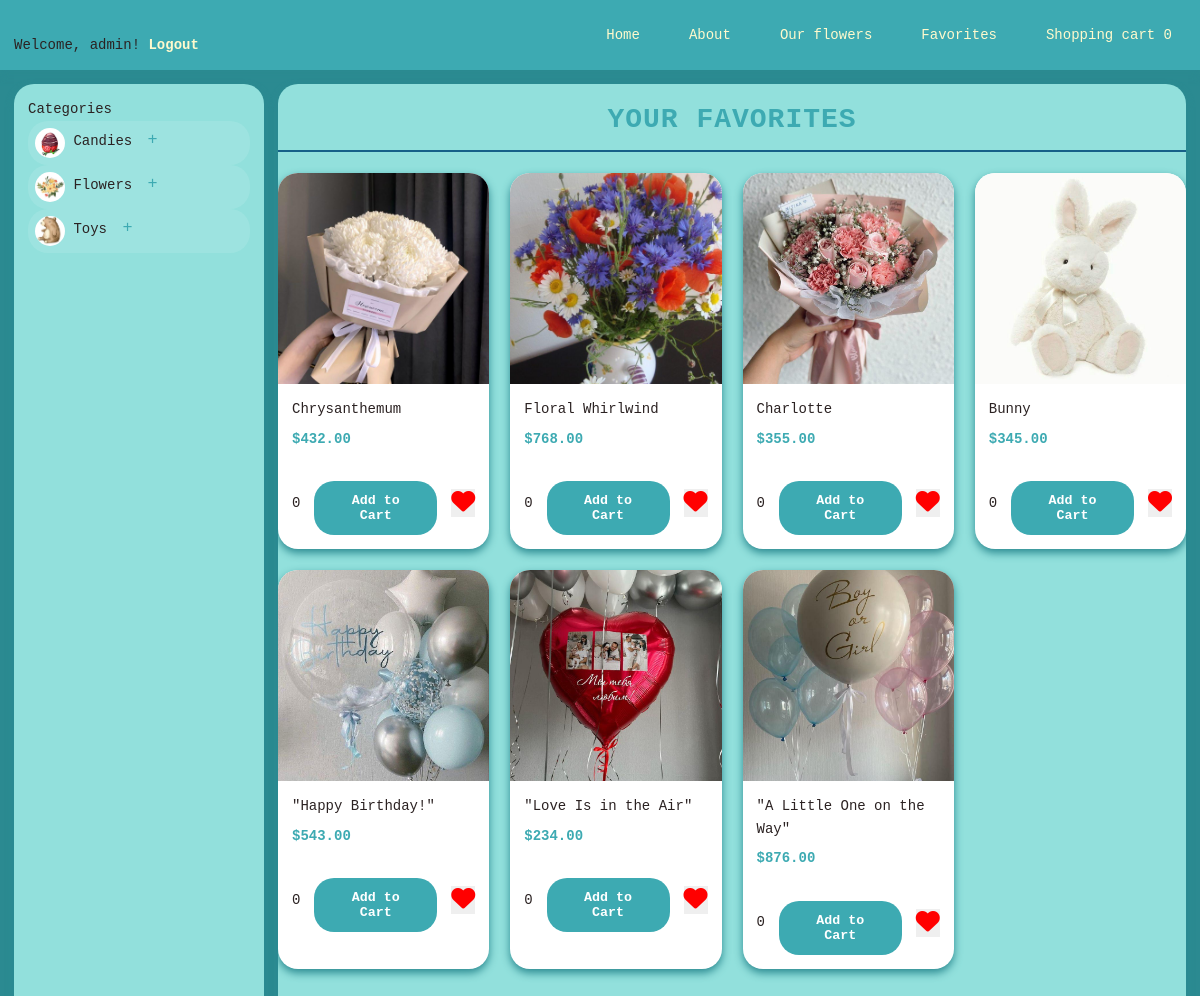
The page /favorites/ (signed in) on the database its author committed.
### products/models.py (models this page shows, shortened)
class Category(models.Model):
    name = models.CharField(max_length=100, verbose_name='Category Name')
    description = models.TextField(blank=True, verbose_name='Category Description')
    image = models.ImageField(
        upload_to='category/',
        blank=True,
        verbose_name='Category Image'
    )
    class Meta:
        verbose_name = 'Category'
        verbose_name_plural = 'Categories'
        ordering = ['name']

class Product(models.Model):
    name = models.CharField(max_length=255, verbose_name='Product Name')
    subcategory = models.ForeignKey(SubCategory, on_delete=models.CASCADE,
                                   related_name='products', verbose_name='Subcategory')
    description = models.TextField(blank=True, verbose_name='Product Description')
    price = models.DecimalField(max_digits=10, decimal_places=2, verbose_name='Price')
    quantity = models.PositiveIntegerField(default=0, verbose_name='Quantity in Stock')
    image = models.ImageField(
        upload_to='products/',
        blank=True,
        verbose_name='Product Image'
    )
    available = models.BooleanField(default=True, verbose_name='Available')
    class Meta:
        verbose_name = 'Product'
        verbose_name_plural = 'Products'
        ordering = ['name']

### favorites/models.py (models this page shows, shortened)
class Favorite(models.Model):
    user = models.ForeignKey(User, on_delete=models.CASCADE, related_name='favorites')
    product = models.ForeignKey(Product, on_delete=models.CASCADE, related_name='favorites')
    class Meta:
        unique_together = ('user', 'product')

### favorites/views.py (the view)
# urls.py: path('', favorite_list, name='favorites'),
@login_required
def favorite_list(request):
    favorites = Favorite.objects.filter(user=request.user)
    cart_items = {}
    if request.user.is_authenticated:
        cart, created = Cart.objects.get_or_create(user=request.user)
        cart_items = {item.product.id: item.quantity for item in cart.items.all()}
    return render(request, 'favorites/favorite_list.html', {
        'favorites': favorites,
        'cart_items': cart_items,
        'favorite_products': Favorite.objects.filter(user=request.user).values_list('product', flat=True)
    })

### carts/templatetags/cart_filters.py (called while the page is built)
@register.filter
def get_item(dictionary, key):
    return dictionary.get(str(key), 0)

### products/context_processors.py (called while the page is built)
def categories(request):
    return {
        'categories': Category.objects.prefetch_related('subcategories').all()
    }

### templates/favorites/favorite_list.html (shortened to what this page needs)
{% extends 'home/layout.html' %}
{% load cart_filters %}
{% block content %}
<div class="favorites-page">
    <div class="page-header">
        <h1 class="page-title">Your Favorites</h1>
    </div>
    <div class="favorites-grid">
        {% if favorites %}
            {% for favorite in favorites %}
            <div class="favorite-card">
                <div class="favorite-image-container">
                    {% if favorite.product.image %}
                    <img src="{{ favorite.product.image.url }}" alt="{{ favorite.product.name }}" class="favorite-image" />
                    {% else %}
                    <div class="no-image">No image available</div>
                    {% endif %}
                </div>
                <div class="favorite-info">
                    <h2 class="favorite-name">{{ favorite.product.name }}</h2>
                    <p class="favorite-price">${{ favorite.product.price }}</p>
                    {% if user.is_authenticated %}
                    <div class="product-actions">
                        <span id="cart-item-{{ favorite.product.id }}">
                            {{ cart_items|get_item:favorite.product.id|default:0 }}
                        </span>
                        <button class="add-to-cart-btn" data-product-id="{{ favorite.product.id }}" data-url="{% url 'add_to_cart' %}">
                            Add to Cart
                        </button>
                        <button class="favorite-btn" data-product-id="{{ favorite.product.id }}">
                            <i class="{% if favorite.product.id in favorite_products %}fas fa-heart red{% else %}far fa-heart{% endif %}"></i>
                        </button>
                    </div>
                    {% endif %}
                </div>
            </div>
            {% endfor %}
        {% else %}
            <p class="no-favorites">No favorites yet.</p>
        {% endif %}
    </div>
</div>
{% endblock %}

### templates/home/layout.html (shortened to what this page needs)
{% load static %}
{% load cart_filters %}
<!DOCTYPE html>
<html lang="en">
    <head>
        <link rel="stylesheet" href="{% static 'home/css/reset.css' %}">
        <link rel="stylesheet" href="{% static 'home/css/layout.css' %}">
        <link rel="stylesheet" href="https://cdnjs.cloudflare.com/ajax/libs/font-awesome/6.0.0-beta3/css/all.min.css">
    </head>
    <body>
        <header class="header">
            <nav class="nav">
                <div class="auth-links">
                    {% if user.is_authenticated %}
                    <p class="welcome-msg">Welcome, <span class="username">{{ user.username }}</span>! <a
                            href="{% url 'users:logout' %}" class="auth-link">Logout</a></p>
                    {% else %}
                    <p class="auth-options">
                        <a href="{% url 'users:login' %}" class="auth-link">Login</a> |
                        <a href="{% url 'users:registration' %}" class="auth-link">Register</a>
                    </p>
                    {% endif %}
                </div>
                <div class="nav-links">
                    <div class="nav-item">
                        <a href="{% url '' %}" class="nav-link">Home</a>
                    </div>
                    <div class="nav-item">
                        <a href="{% url 'about' %}" class="nav-link">About</a>
                    </div>
                    <div class="nav-item">
                        <a href="{% url 'products' %}" class="nav-link">Our flowers</a>
                    </div>
                    {% if user.is_authenticated %}
                    <div class="nav-item">
                        <a href="{% url 'favorites' %}" class="nav-link">Favorites</a>
                    </div>
                    {% if user.is_authenticated %}
                    <div class="nav-item">
                        <a href="{% url 'cart' %}" class="nav-link">Shopping cart
                            <span id="cart-total-items" class="cart-count">
                                {% if cart_total_items %}{{ cart_total_items }}{% else %}0{% endif %}
                            </span>
                        </a>
                    </div>
                    {% endif %}
                    {% endif %}
                </div>
            </nav>
        </header>
        <div class="main-wrapper">
            <aside class="sidebar">
                <div class="categories">
                    <h3 class="categories-title">Categories</h3>
                    <ul class="categories-list">
                        {% for category in categories %}
                        <li class="category-item">
                            <div class="category-header">
                                {% if category.image %}
                                <img class="category-image" src="{{ category.image.url }}" alt="{{ category.name }}" />
                                {% endif %}
                                <a href="{% url 'category_view' category.id %}" class="category-link">{{ category.name}}</a>
                                {% if category.subcategories.all %}
                                <button class="toggle-subcategories">+</button>
                                {% endif %}
                            </div>
                        </li>
                        {% endfor %}
                    </ul>
                </div>
            </aside>
            <main class="main-content">
                {% block content %}
                {% endblock %}
            </main>
        </div>
    </body>
</html>

### static/home/css/layout.css (style rules this page uses)
:root { --primary-color: #3daab2; --secondary-color: #166088; --accent-color: #92e0dc; --background-color: #2b8a91; --text-color: #2b2222; --light-text: lemonchiffon; --border-radius: 20px; --box-shadow: 0 4px 8px #2b8a91; --transition: all 0.3s ease; --error: #d45d79; }
body { font-family:'Courier New', Courier, monospace; color: var(--text-color); background-color: var(--background-color); margin: 0; padding: 0; line-height: 1.6; display: flex; flex-direction: column; min-height: 100vh; }
.header { background-color: var(--primary-color); padding: 1rem; box-shadow: var(--box-shadow); }
.nav { display: flex; justify-content: space-between; align-items: center; flex-wrap: wrap; }
.auth-links { margin-top: 20px; text-align: center; }
.auth-link { color: var(--light-text); text-decoration: none; font-weight: bold; transition: var(--transition); }
.nav-links { display: flex; gap: 1.5rem; }
.nav-link { color: var(--light-text); text-decoration: none; padding: 0.5rem 1rem; border-radius: var(--border-radius); transition: var(--transition); }
.page-title { font-size: 2rem; font-weight: bold; color: var(--primary-color); margin-bottom: 1.5rem; padding-bottom: 0.5rem; border-bottom: 2px solid var(--secondary-color); text-align: center; text-transform: uppercase; letter-spacing: 1px; margin-top: 1rem; }
.main-wrapper { display: flex; flex: 1; gap: 1rem; padding: 1rem; }
.sidebar { width: 250px; background-color: var(--accent-color); border-radius: var(--border-radius); box-shadow: var(--box-shadow); padding: 1rem; position: sticky; top: 1rem; height: calc(100vh - 2rem); overflow-y: auto; flex-shrink: 0; }
.main-content { flex: 1; background-color: var(--accent-color); border-radius: var(--border-radius); box-shadow: var(--box-shadow); overflow-y: auto; height: calc(100vh - 2rem); }
.favorites-grid { display: grid; grid-template-columns: repeat(auto-fill, minmax(200px, 1fr)); gap: 1.5rem; }
.favorite-card { background-color: white; border-radius: var(--border-radius); box-shadow: var(--box-shadow); overflow: hidden; transition: var(--transition); }
.favorite-image-container { width: 100%; padding-top: 100%; position: relative; overflow: hidden; }
.favorite-image { position: absolute; top: 0; left: 0; width: 100%; height: 100%; object-fit: cover; }
.favorite-info { padding: 1rem; }
.favorite-name { margin: 0 0 0.5rem 0; font-size: 1rem; color: var(--text-color); }
.favorite-price { margin: 0; font-weight: bold; color: var(--primary-color); }
.favorite-btn { text-decoration: none; color: #ccc; font-size: 24px; transition: color 0.3s ease; }
.favorite-btn .red { color: red; }
.category-image { width: 30px; height: 30px; border-radius: 50%; object-fit: cover; }
.category-header { align-items: center; gap: 0.5rem; cursor: pointer; padding: 0.5rem; border-radius: var(--border-radius); background-color: rgba(255, 255, 255, 0.1); transition: var(--transition); }
.toggle-subcategories { background: none; border: none; color: var(--primary-color); font-size: 1.2rem; cursor: pointer; width: 24px; height: 24px; border-radius: 50%; transition: var(--transition); }
.product-actions { display: flex; gap: 1rem; margin-top: 1.5rem; align-items: center; }
.add-to-cart-btn { background-color: var(--primary-color); color: white; padding: 12px 20px; border: none; border-radius: var(--border-radius); cursor: pointer; font-family: 'Courier New', Courier, monospace; font-weight: bold; transition: var(--transition); margin-top: 10px; }

### rows shown on the page
Category: image (picture), name "Candies"
Category: image (picture), name "Flowers"
Category: image (picture), name "Toys"
Favorite: product.image (picture), product.name "Chrysanthemum", product.price "432.00", product "0"
Favorite: product.image (picture), product.name "Floral Whirlwind", product.price "768.00", product "0"
Favorite: product.image (picture), product.name "Charlotte", product.price "355.00", product "0"
Favorite: product.image (picture), product.name "Bunny", product.price "345.00", product "0"
Favorite: product.image (picture), product.name "\"Happy Birthday!\"", product.price "543.00", product "0"
Favorite: product.image (picture), product.name "\"Love Is in the Air\"", product.price "234.00", product "0"
Favorite: product.image (picture), product.name "\"A Little One on the Way\"", product.price "876.00", product "0"

### other values the page prints
{{ user.username }} "admin"
